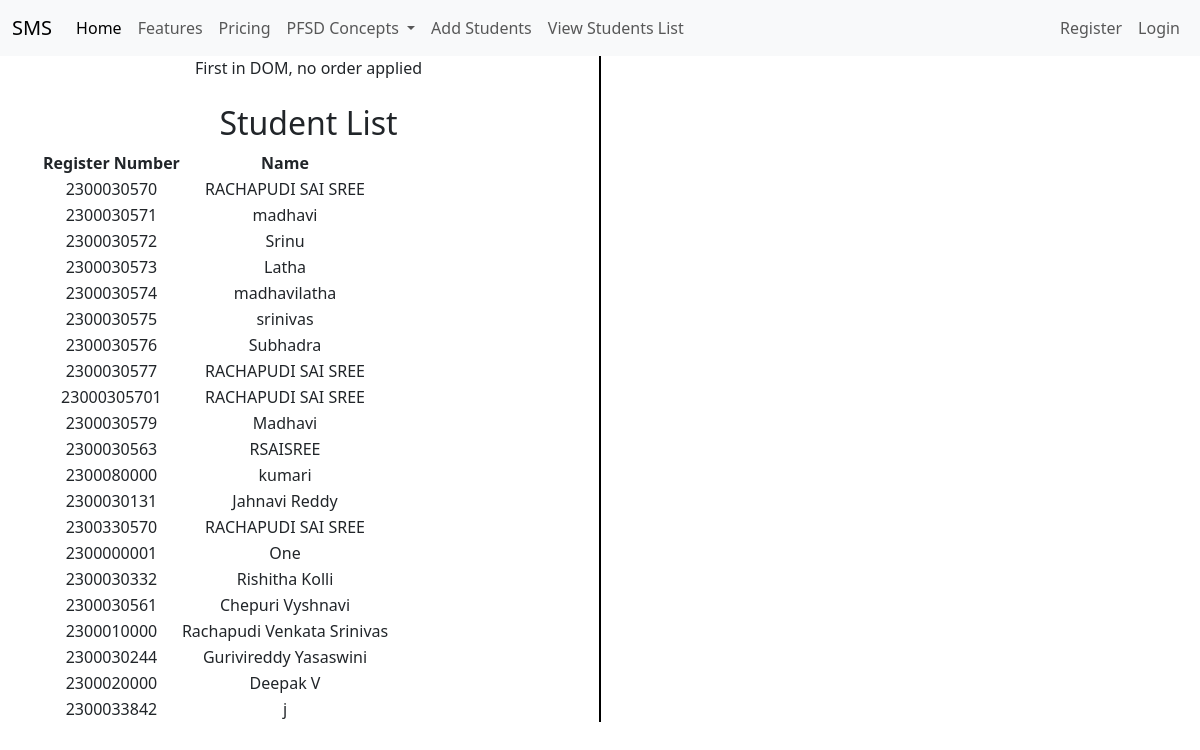
The page /students/ on the database its author committed.
### adminapp/models.py (models this page shows, shortened)
class StudentList(models.Model):
    Register_Number = models.CharField(max_length=20, unique=True)
    Name = models.CharField(max_length=100)
    user = models.OneToOneField(User, on_delete=models.CASCADE, null=True)

### adminapp/views.py (the view)
# urls.py: path('students/', views.student_list, name='student_list'),
def student_list(request):
    students = StudentList.objects.all()
    return render(request, 'adminapp/ViewStudents.html', {'students': students})

### templates/adminapp/ViewStudents.html (shortened to what this page needs)
{% extends 'Navbar/ProjectNavBar.html' %}
{% load static %}
{% block body %}
<div class="container text-center">
  <div class="row">
    <div class="col">
      First in DOM, no order applied
        <br><br>
            <h2>Student List</h2>
<table>
    <tr>
        <th>Register Number</th>
        <th>Name</th>
    </tr>
    {% for student in students %}
    <tr>
        <td>{{ student.Register_Number }}</td>
        <td>{{ student.Name }}</td>
    </tr>
    {% endfor %}
</table>
    </div>
      <br><br><br><br><br><br><br><br><br><br><br><br><br><br><br><br>
      <br><br><br><br><br><br><br>
       <div class="col-auto d-flex align-items-center">
      <div style="border-left: 2px solid black; height: 100%;"></div>
    </div>
    <div class="col">
        <br><br>
    </div>
  </div>
</div>
{% endblock %}

### templates/Navbar/ProjectNavBar.html (shortened to what this page needs)
<!DOCTYPE html>
<html lang="en">
<head>
    <link href="https://cdn.jsdelivr.net/npm/bootstrap@5.3.3/dist/css/bootstrap.min.css" rel="stylesheet">
</head>
<body>
<nav class="navbar navbar-expand-lg navbar-light bg-light">
  <div class="container-fluid">
    <a class="navbar-brand" href=" {% url 'projecthomepage' %} ">SMS</a>
    <div class="collapse navbar-collapse" id="navbarNavDropdown">
      <ul class="navbar-nav">
        <li class="nav-item">
          <a class="nav-link active" aria-current="page" href="#">Home</a>
        </li>
        <li class="nav-item">
          <a class="nav-link" href="#">Features</a>
        </li>
        <li class="nav-item">
          <a class="nav-link" href="#">Pricing</a>
        </li>
        <li class="nav-item dropdown">
          <a class="nav-link dropdown-toggle" href="#" id="navbarDropdownMenuLink" role="button" data-bs-toggle="dropdown" aria-expanded="false">
            PFSD Concepts
          </a>
        </li>
          <li class="nav-item">
          <a class="nav-link" href="{% url 'add_student' %}">Add Students</a>
        </li>
        <li class="nav-item">
          <a class="nav-link" href=#>View Students List</a>
        </li>
      </ul>
    </div>
  <ul  class="navbar-nav ms-auto">
<li>
        {% if user.is_authenticated %}
        <li class="nav-item">
        <span class="nav-link">Welcome, {{ user.username }}</span>
    </li>
          <li class="nav-item">
          <a class="nav-link" href="{% url 'logout' %}">Logout</a>
          </li>
        {% else %}
                <li class="nav-item">
          <a class="nav-link" href="{% url 'registerpagelogic' %}">Register</a>
        </li>
          <li class="nav-item">
          <a class="nav-link" href="{% url 'loginpagecall' %}">Login</a>
        </li>
        {% endif %}
 </li>
      </ul>
  </div>
</nav>
{% block body %}
{% endblock %}
</body>
</html>

### rows shown on the page
StudentList: Register_Number "2300030570", Name "RACHAPUDI SAI SREE"
StudentList: Register_Number "2300030571", Name "madhavi"
StudentList: Register_Number "2300030572", Name "Srinu"
StudentList: Register_Number "2300030573", Name "Latha"
StudentList: Register_Number "2300030574", Name "madhavilatha"
StudentList: Register_Number "2300030575", Name "srinivas"
StudentList: Register_Number "2300030576", Name "Subhadra"
StudentList: Register_Number "2300030577", Name "RACHAPUDI SAI SREE"
StudentList: Register_Number "23000305701", Name "RACHAPUDI SAI SREE"
StudentList: Register_Number "2300030579", Name "Madhavi"
StudentList: Register_Number "2300030563", Name "RSAISREE"
StudentList: Register_Number "2300080000", Name "kumari"
StudentList: Register_Number "2300030131", Name "Jahnavi Reddy"
StudentList: Register_Number "2300330570", Name "RACHAPUDI SAI SREE"
StudentList: Register_Number "2300000001", Name "One"
StudentList: Register_Number "2300030332", Name "Rishitha Kolli"
StudentList: Register_Number "2300030561", Name "Chepuri Vyshnavi"
StudentList: Register_Number "2300010000", Name "Rachapudi Venkata Srinivas"
StudentList: Register_Number "2300030244", Name "Gurivireddy Yasaswini"
StudentList: Register_Number "2300020000", Name "Deepak V"
StudentList: Register_Number "2300033842", Name "j"
